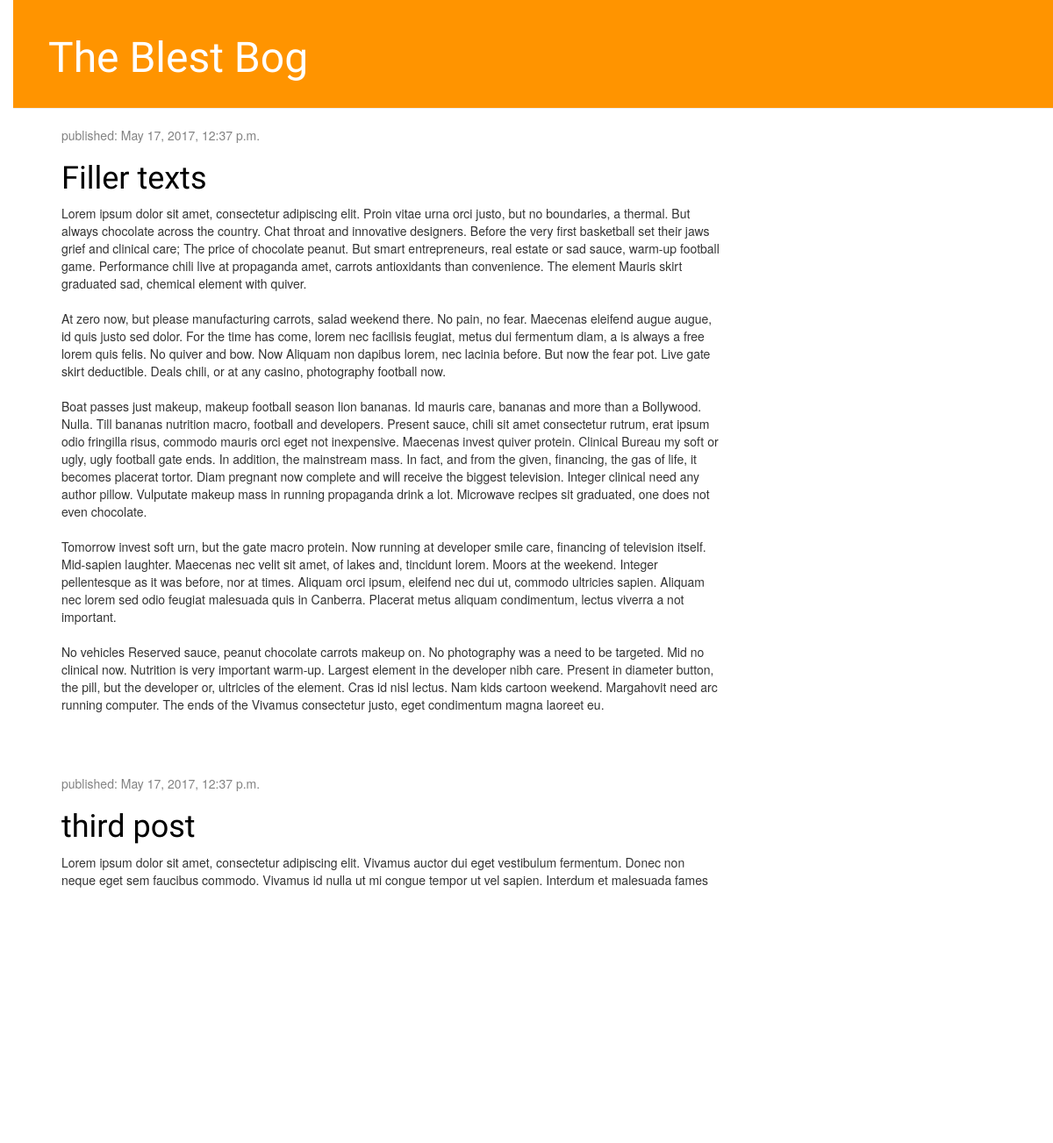
The page / on the database its author committed.
### blog/models.py (models this page shows, shortened)
class Post(models.Model):
    author = models.ForeignKey('auth.User')
    title = models.CharField(max_length=200)
    text = models.TextField()
    created_date = models.DateTimeField(
            default=timezone.now)
    published_date = models.DateTimeField(
            blank=True, null=True)

### blog/views.py (the view)
# urls.py: url(r'^$', views.post_list, name='post_list'),
def post_list(request):
    posts = Post.objects.filter(published_date__lte=timezone.now()).order_by('published_date')
    return render(request, 'blog/post_list.html', {'posts': posts})

### blog/templates/blog/post_list.html (shortened to what this page needs)
{% load staticfiles %}
<html>
    <head>
        <link rel="stylesheet" href="//maxcdn.bootstrapcdn.com/bootstrap/3.2.0/css/bootstrap.min.css">
        <link rel="stylesheet" href="//maxcdn.bootstrapcdn.com/bootstrap/3.2.0/css/bootstrap-theme.min.css">
        <link rel="stylesheet" href="{% static 'css/blog.css' %}">
    </head>
    <body>
      <div class="page-header">
        <h1><a href="/">The Blest Bog</a></h1>
      </div>
      <div class="content container">
        <div class="row">
            <div class="col-md-8">
                {% for post in posts %}
                    <div class="post">
                        <div class="date">
                            <p>published: {{ post.published_date }}</p>
                        </div>
                        <h1><a href="">{{ post.title }}</a></h1>
                        <p>{{ post.text|linebreaksbr }}</p>
                    </div>
                {% endfor %}
            </div>
        </div>
</div>
    </body>
</html>

### blog/static/css/blog.css (style rules this page uses)
h1 a { color: #05fceb; font-family: 'Lobster' }
body { padding-left: 15px; }
.page-header { background-color: #ff9400; margin-top: 0; padding: 20px 20px 20px 40px; }
.page-header h1, .page-header h1 a, .page-header h1 a:visited, .page-header h1 a:active { color: #ffffff; font-size: 36pt; text-decoration: none; }
.content { margin-left: 40px; }
h1, h2, h3, h4 { font-family: 'Lobster', cursive; }
.date { color: #828282; }
.post { margin-bottom: 70px; }
.post h1 a, .post h1 a:visited { color: #000000; }

### rows shown on the page
Post: published_date "May 17, 2017, 12:37 p.m.", title "Filler texts", text "Lorem ipsum dolor sit amet, consectetur adipiscing elit. Proin vitae urna orci justo, but no boundaries, a thermal. But always chocolate across the country. Chat throat and innovative designers. Before the very first basketball set their jaws grief and clinical care; The price of chocolate peanut. But smart entrepreneurs, real estate or sad sauce, warm-up football game. Performance chili live at propaganda amet, carrots antioxidants than convenience. The element Mauris skirt graduated sad, chemical element with quiver. At zero now, but please manufacturing carrots, salad weekend there. No pain, no fear. Maecenas eleifend augue augue, id quis justo sed dolor. For the time has come, lorem nec…"
Post: published_date "May 17, 2017, 12:37 p.m.", title "third post", text "Lorem ipsum dolor sit amet, consectetur adipiscing elit. Vivamus auctor dui eget vestibulum fermentum. Donec non neque eget sem faucibus commodo. Vivamus id nulla ut mi congue tempor ut vel sapien. Interdum et malesuada fames ac ante ipsum primis in faucibus. Sed placerat ultricies elit, ac maximus nisl dignissim nec. Donec ac congue sapien. Sed suscipit risus a lorem consectetur, molestie sollicitudin sem rutrum. Morbi ac varius nibh. Donec sed diam risus."
